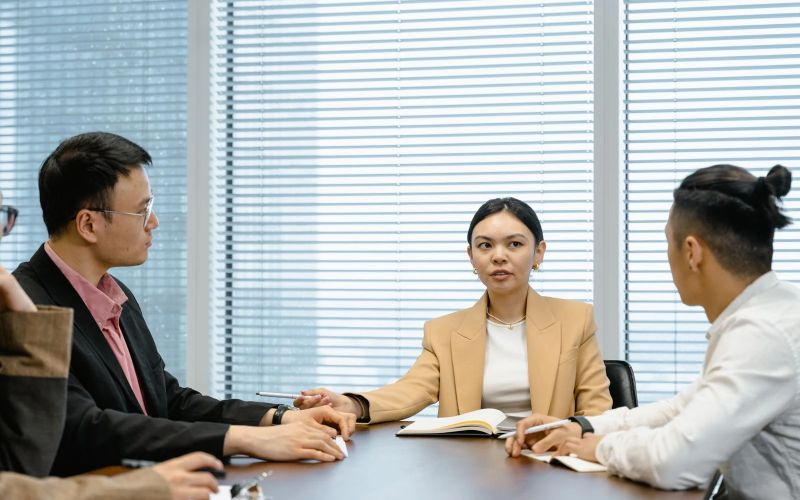
#> input picture src/assets/images/about/company.webp, 1600 x 1000 px (shown at 1/2 size)
$ python -i process-hero-split.py   (imports and definitions only)
#> lines starting #> are read from the running program, lines starting #| are printed output that depends on the picture
#> further down, picture is the input picture: PIL image 1600x1000 RGB; mean R, G, B 175.3, 179, 178
#!/usr/bin/env python
"""把首屏拆成「无字背景 + 透明立体字」两层。

输入两张 ImageGen 生成的图（都在 .shots/hero-gen/）：
  1. 无字背景图 —— 深蓝夜景城市，只有右下角水印
  2. 立体字图   —— 纯黑底 + 九字「以科技聚力改变未来」，右下角水印

输出（都进 src/assets/images/，由 imageRegistry 自动接管）：
  hero-bg.webp   16:9 无字背景（裁掉水印，压到 <=500KB）
  hero-word.png  透明底立体字（1536×864，字居中，保留边缘虹彩）

字图抠透明用「亮度 → alpha」软阈值：
  背景噪点亮约 3~5，字面中位 37、均值 75。lum<10 压掉噪点，10~55 平滑过渡
  保留边缘虹彩反光（冷白/冰蓝/香槟金都在这个亮度段），不硬切。
"""
from __future__ import annotations

from pathlib import Path

import numpy as np
from PIL import Image

HERE = Path(__file__).resolve().parent
ROOT = HERE.parent
SHOTS = ROOT / ".shots" / "hero-gen"
OUT = ROOT / "src" / "assets" / "images"

W, H = 1536, 864  # 16:9 目标


# [6 lines left out: function find_newest, not called in this run]


def luminance(rgb: np.ndarray) -> np.ndarray:
    r, g, b = rgb[..., 0], rgb[..., 1], rgb[..., 2]
    return 0.299 * r + 0.587 * g + 0.114 * b


def crop_to_16_9(img: Image.Image) -> Image.Image:
    w, h = img.size
#> w = 1600; h = 1000
    target_h = int(round(w / (16 / 9)))
#> target_h = 900
    if h <= target_h:
        return img.resize((W, H), Image.LANCZOS)
    # 太高：裁上下（水印在底部，优先裁掉底部）
    keep_top = max(0, h - target_h - int(h * 0.02))
#> keep_top = 80
    top = min(keep_top, max(0, h - target_h))
#> top = 80
    return img.crop((0, top, w, top + target_h)).resize((W, H), Image.LANCZOS)
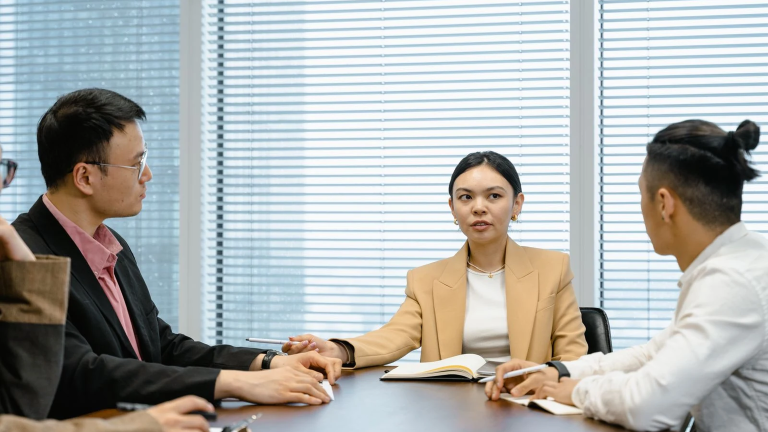
#> returned value: PIL image 1536x864 RGB (shown at 1/2 size); mean R, G, B 173.5, 176.1, 174.4


# [74 lines left out: function main, not called in this run]


# [2 lines not run here, left out]

>>> from PIL import Image
>>> picture = Image.open('../../src/assets/images/about/company.webp')
>>> result = crop_to_16_9(picture)

$ run again, on src/assets/images/careers/culture-2.webp
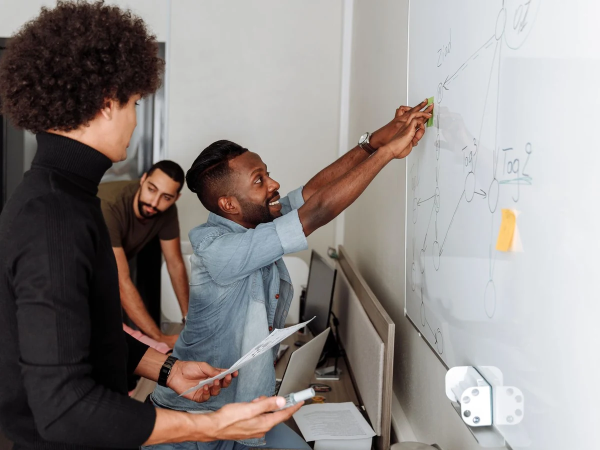
#> input picture src/assets/images/careers/culture-2.webp, 1200 x 900 px (shown at 1/2 size)
#> picture is the input picture: PIL image 1200x900 RGB; mean R, G, B 142.5, 136.7, 134.7
#> in crop_to_16_9, `return img.crop((0, top, w, top + target_h)).resize((W, H), Image.LANC..`:
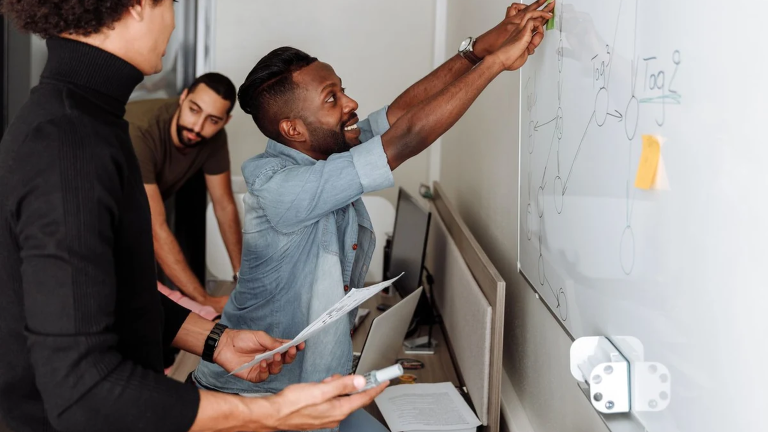
#> returned value: PIL image 1536x864 RGB (shown at 1/2 size); mean R, G, B 135.2, 128.3, 125.9

$ run again, on src/assets/images/careers/culture-3.webp
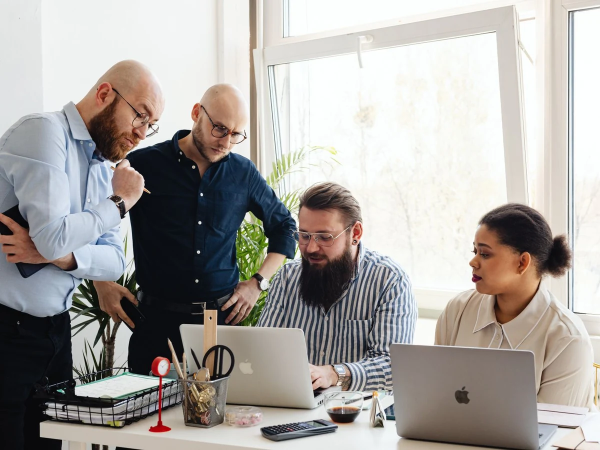
#> input picture src/assets/images/careers/culture-3.webp, 1200 x 900 px (shown at 1/2 size)
#> picture is the input picture: PIL image 1200x900 RGB; mean R, G, B 169.3, 165.4, 161.7
#> in crop_to_16_9, `return img.crop((0, top, w, top + target_h)).resize((W, H), Image.LANC..`:
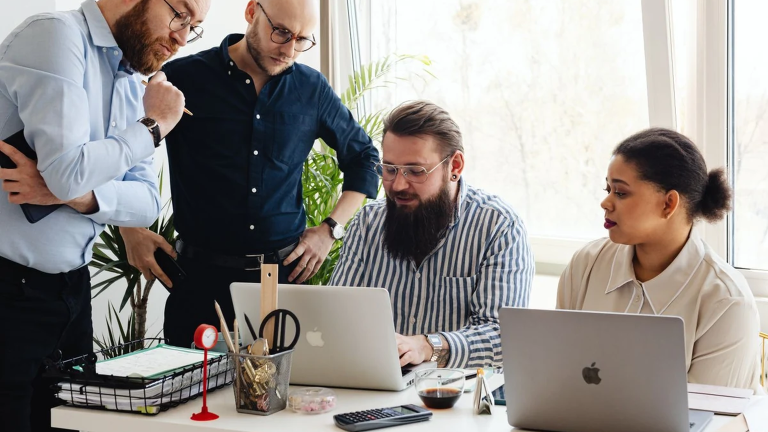
#> returned value: PIL image 1536x864 RGB (shown at 1/2 size); mean R, G, B 149.4, 144.9, 141.3
